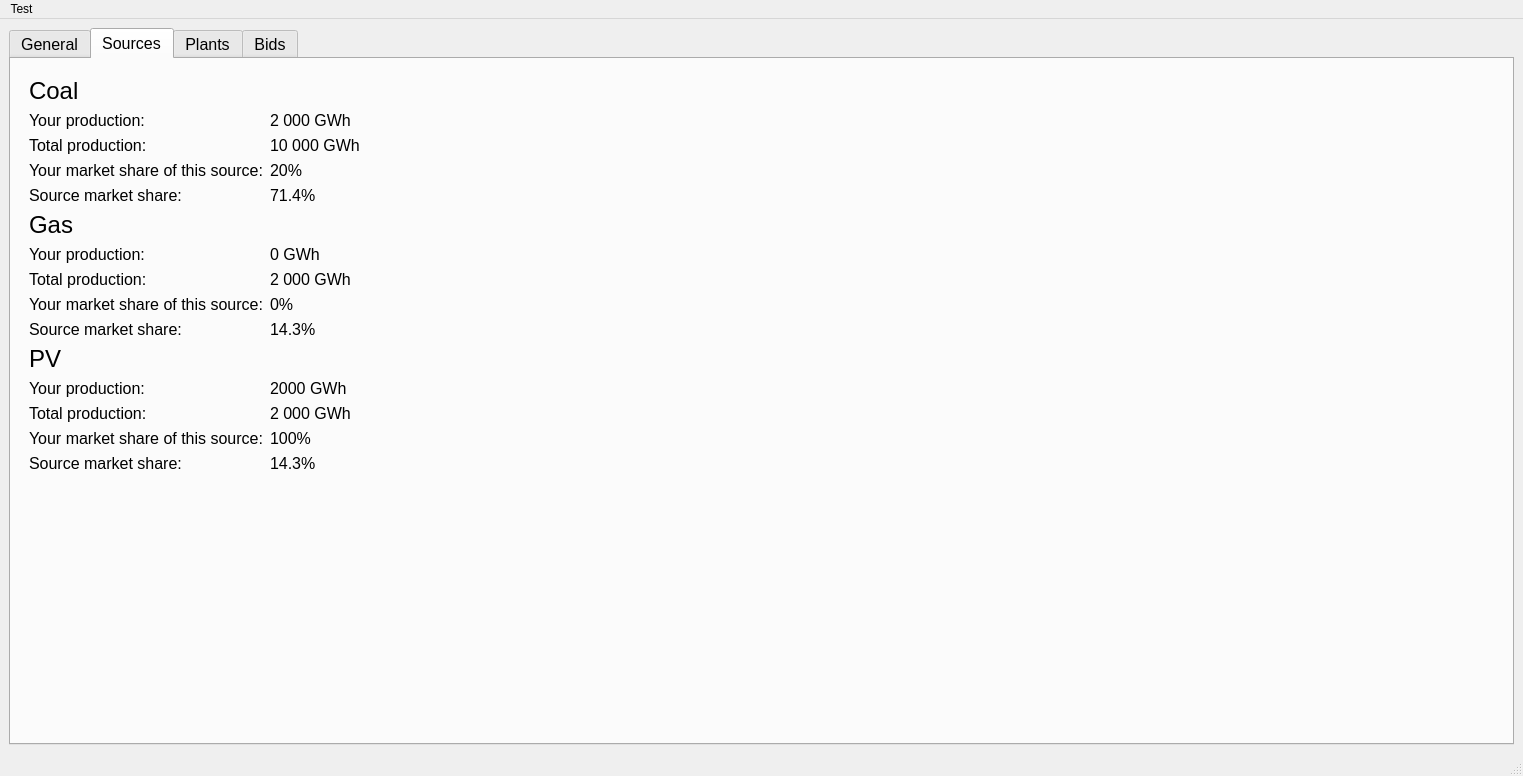
<?xml version="1.0" encoding="UTF-8"?>
<ui version="4.0">
 <class>MainWindow</class>
 <widget class="QMainWindow" name="MainWindow">
  <property name="geometry">
   <rect>
    <x>0</x>
    <y>0</y>
    <width>1523</width>
    <height>776</height>
   </rect>
  </property>
  <property name="windowTitle">
   <string>MainWindow</string>
  </property>
  <widget class="QWidget" name="centralwidget">
   <layout class="QVBoxLayout" name="verticalLayout">
    <item>
     <widget class="QTabWidget" name="tabWidget">
      <property name="font">
       <font>
        <pointsize>12</pointsize>
       </font>
      </property>
      <property name="currentIndex">
       <number>1</number>
      </property>
      <widget class="QWidget" name="tab">
       <attribute name="title">
        <string>General</string>
       </attribute>
       <layout class="QHBoxLayout" name="horizontalLayout">
        <item>
         <layout class="QGridLayout" name="gridLayout" columnstretch="0,0">
          <property name="sizeConstraint">
           <enum>QLayout::SetDefaultConstraint</enum>
          </property>
          <item row="11" column="1">
           <widget class="QLabel" name="label_32">
            <property name="font">
             <font>
              <pointsize>18</pointsize>
             </font>
            </property>
            <property name="text">
             <string>0.0 GWh</string>
            </property>
           </widget>
          </item>
          <item row="10" column="0">
           <widget class="QLabel" name="label_27">
            <property name="font">
             <font>
              <pointsize>18</pointsize>
             </font>
            </property>
            <property name="text">
             <string>Coal price:</string>
            </property>
           </widget>
          </item>
          <item row="7" column="1">
           <widget class="QLabel" name="label_22">
            <property name="font">
             <font>
              <pointsize>18</pointsize>
             </font>
            </property>
            <property name="text">
             <string>1 077.5 MNOK</string>
            </property>
           </widget>
          </item>
          <item row="6" column="1">
           <widget class="QLabel" name="label_20">
            <property name="font">
             <font>
              <pointsize>18</pointsize>
             </font>
            </property>
            <property name="text">
             <string>1 868.1 MNOK</string>
            </property>
           </widget>
          </item>
          <item row="6" column="0">
           <widget class="QLabel" name="label_19">
            <property name="font">
             <font>
              <pointsize>18</pointsize>
             </font>
            </property>
            <property name="text">
             <string>Cost:</string>
            </property>
           </widget>
          </item>
          <item row="7" column="0">
           <widget class="QLabel" name="label_21">
            <property name="font">
             <font>
              <pointsize>18</pointsize>
             </font>
            </property>
            <property name="text">
             <string>Taxes:</string>
            </property>
           </widget>
          </item>
          <item row="8" column="1">
           <widget class="QLabel" name="label_24">
            <property name="font">
             <font>
              <pointsize>18</pointsize>
             </font>
            </property>
            <property name="text">
             <string>2 154 960.0 TON CO2eq</string>
            </property>
           </widget>
          </item>
          <item row="9" column="1">
           <widget class="QLabel" name="label_26">
            <property name="font">
             <font>
              <pointsize>18</pointsize>
             </font>
            </property>
            <property name="text">
             <string>25.0 NOK/MWh</string>
            </property>
           </widget>
          </item>
          <item row="8" column="0">
           <widget class="QLabel" name="label_23">
            <property name="font">
             <font>
              <pointsize>18</pointsize>
             </font>
            </property>
            <property name="text">
             <string>Emissions:</string>
            </property>
           </widget>
          </item>
          <item row="9" column="0">
           <widget class="QLabel" name="label_25">
            <property name="font">
             <font>
              <pointsize>18</pointsize>
             </font>
            </property>
            <property name="text">
             <string>Gas price:</string>
            </property>
           </widget>
          </item>
          <item row="4" column="0">
           <widget class="QLabel" name="label_14">
            <property name="font">
             <font>
              <pointsize>18</pointsize>
             </font>
            </property>
            <property name="text">
             <string>Profits:</string>
            </property>
           </widget>
          </item>
          <item row="3" column="0">
           <widget class="QLabel" name="label_15">
            <property name="font">
             <font>
              <pointsize>18</pointsize>
             </font>
            </property>
            <property name="text">
             <string>Production:</string>
            </property>
           </widget>
          </item>
          <item row="3" column="1">
           <widget class="QLabel" name="label_16">
            <property name="font">
             <font>
              <pointsize>18</pointsize>
             </font>
            </property>
            <property name="text">
             <string>2 628.0 GWh</string>
            </property>
           </widget>
          </item>
          <item row="12" column="0">
           <widget class="QLabel" name="label_29">
            <property name="font">
             <font>
              <pointsize>18</pointsize>
             </font>
            </property>
            <property name="text">
             <string>Coal production:</string>
            </property>
           </widget>
          </item>
          <item row="11" column="0">
           <widget class="QLabel" name="label_28">
            <property name="font">
             <font>
              <pointsize>18</pointsize>
             </font>
            </property>
            <property name="text">
             <string>Gas production:</string>
            </property>
           </widget>
          </item>
          <item row="0" column="0">
           <widget class="QLabel" name="label_7">
            <property name="font">
             <font>
              <pointsize>18</pointsize>
             </font>
            </property>
            <property name="text">
             <string>Hours bid on:</string>
            </property>
           </widget>
          </item>
          <item row="5" column="1">
           <widget class="QLabel" name="label_18">
            <property name="font">
             <font>
              <pointsize>18</pointsize>
             </font>
            </property>
            <property name="text">
             <string>4 380.1 MNOK</string>
            </property>
           </widget>
          </item>
          <item row="2" column="1">
           <widget class="QLabel" name="label_13">
            <property name="font">
             <font>
              <pointsize>18</pointsize>
             </font>
            </property>
            <property name="text">
             <string>600.0/600.0 MW</string>
            </property>
           </widget>
          </item>
          <item row="1" column="0">
           <widget class="QLabel" name="label_9">
            <property name="font">
             <font>
              <pointsize>18</pointsize>
             </font>
            </property>
            <property name="text">
             <string>System price:</string>
            </property>
           </widget>
          </item>
          <item row="10" column="1">
           <widget class="QLabel" name="label_31">
            <property name="font">
             <font>
              <pointsize>18</pointsize>
             </font>
            </property>
            <property name="text">
             <string>272.8 NOK/MWh</string>
            </property>
           </widget>
          </item>
          <item row="12" column="1">
           <widget class="QLabel" name="label_33">
            <property name="font">
             <font>
              <pointsize>18</pointsize>
             </font>
            </property>
            <property name="text">
             <string>8 760.0 GWh</string>
            </property>
           </widget>
          </item>
          <item row="4" column="1">
           <widget class="QLabel" name="label_17">
            <property name="font">
             <font>
              <pointsize>18</pointsize>
             </font>
            </property>
            <property name="text">
             <string>1 434.5 MNOK</string>
            </property>
           </widget>
          </item>
          <item row="0" column="1">
           <widget class="QLabel" name="label_8">
            <property name="font">
             <font>
              <pointsize>18</pointsize>
             </font>
            </property>
            <property name="text">
             <string>1000 hours</string>
            </property>
           </widget>
          </item>
          <item row="5" column="0">
           <widget class="QLabel" name="label_11">
            <property name="font">
             <font>
              <pointsize>18</pointsize>
             </font>
            </property>
            <property name="text">
             <string>Revenue:</string>
            </property>
           </widget>
          </item>
          <item row="1" column="1">
           <widget class="QLabel" name="label_10">
            <property name="font">
             <font>
              <pointsize>18</pointsize>
             </font>
            </property>
            <property name="text">
             <string>1667.7 NOK/MWh</string>
            </property>
           </widget>
          </item>
          <item row="2" column="0">
           <widget class="QLabel" name="label_12">
            <property name="font">
             <font>
              <pointsize>18</pointsize>
             </font>
            </property>
            <property name="text">
             <string>Used capacity</string>
            </property>
           </widget>
          </item>
          <item row="13" column="1">
           <spacer name="verticalSpacer_2">
            <property name="orientation">
             <enum>Qt::Vertical</enum>
            </property>
            <property name="sizeHint" stdset="0">
             <size>
              <width>20</width>
              <height>40</height>
             </size>
            </property>
           </spacer>
          </item>
         </layout>
        </item>
        <item>
         <widget class="QGraphicsView" name="graphicsView">
          <property name="toolTip">
           <string>Plot av bids eller performane</string>
          </property>
         </widget>
        </item>
       </layout>
      </widget>
      <widget class="QWidget" name="tab_2">
       <attribute name="title">
        <string>Sources</string>
       </attribute>
       <layout class="QVBoxLayout" name="verticalLayout_2">
        <item>
         <layout class="QHBoxLayout" name="horizontalLayout_5">
          <property name="bottomMargin">
           <number>0</number>
          </property>
          <item>
           <widget class="QFrame" name="frame">
            <property name="minimumSize">
             <size>
              <width>0</width>
              <height>100</height>
             </size>
            </property>
            <property name="frameShape">
             <enum>QFrame::NoFrame</enum>
            </property>
            <property name="frameShadow">
             <enum>QFrame::Raised</enum>
            </property>
            <layout class="QVBoxLayout" name="verticalLayout_4">
             <item>
              <widget class="QLabel" name="label_44">
               <property name="font">
                <font>
                 <pointsize>18</pointsize>
                </font>
               </property>
               <property name="text">
                <string>Coal</string>
               </property>
              </widget>
             </item>
             <item>
              <layout class="QGridLayout" name="gridLayout_2">
               <property name="bottomMargin">
                <number>0</number>
               </property>
               <item row="2" column="1">
                <widget class="QLabel" name="label_41">
                 <property name="font">
                  <font>
                   <pointsize>12</pointsize>
                  </font>
                 </property>
                 <property name="text">
                  <string>20%</string>
                 </property>
                </widget>
               </item>
               <item row="1" column="0">
                <widget class="QLabel" name="label_38">
                 <property name="font">
                  <font>
                   <pointsize>12</pointsize>
                  </font>
                 </property>
                 <property name="text">
                  <string>Total production:</string>
                 </property>
                </widget>
               </item>
               <item row="2" column="0">
                <widget class="QLabel" name="label_37">
                 <property name="font">
                  <font>
                   <pointsize>12</pointsize>
                  </font>
                 </property>
                 <property name="text">
                  <string>Your market share of this source:</string>
                 </property>
                </widget>
               </item>
               <item row="0" column="1">
                <widget class="QLabel" name="label_40">
                 <property name="font">
                  <font>
                   <pointsize>12</pointsize>
                  </font>
                 </property>
                 <property name="text">
                  <string>2 000 GWh</string>
                 </property>
                </widget>
               </item>
               <item row="1" column="1">
                <widget class="QLabel" name="label_39">
                 <property name="font">
                  <font>
                   <pointsize>12</pointsize>
                  </font>
                 </property>
                 <property name="text">
                  <string>10 000 GWh</string>
                 </property>
                </widget>
               </item>
               <item row="0" column="0">
                <widget class="QLabel" name="label_36">
                 <property name="font">
                  <font>
                   <pointsize>12</pointsize>
                  </font>
                 </property>
                 <property name="text">
                  <string>Your production:</string>
                 </property>
                </widget>
               </item>
               <item row="3" column="0">
                <widget class="QLabel" name="label_42">
                 <property name="font">
                  <font>
                   <pointsize>12</pointsize>
                  </font>
                 </property>
                 <property name="text">
                  <string>Source market share:</string>
                 </property>
                </widget>
               </item>
               <item row="3" column="1">
                <widget class="QLabel" name="label_43">
                 <property name="font">
                  <font>
                   <pointsize>12</pointsize>
                  </font>
                 </property>
                 <property name="text">
                  <string>71.4%</string>
                 </property>
                </widget>
               </item>
              </layout>
             </item>
             <item>
              <widget class="QLabel" name="label_3">
               <property name="font">
                <font>
                 <pointsize>18</pointsize>
                </font>
               </property>
               <property name="text">
                <string>Gas</string>
               </property>
              </widget>
             </item>
             <item>
              <layout class="QGridLayout" name="gridLayout_3">
               <property name="bottomMargin">
                <number>0</number>
               </property>
               <item row="2" column="0">
                <widget class="QLabel" name="label_46">
                 <property name="font">
                  <font>
                   <pointsize>12</pointsize>
                  </font>
                 </property>
                 <property name="text">
                  <string>Total production:</string>
                 </property>
                </widget>
               </item>
               <item row="3" column="0">
                <widget class="QLabel" name="label_50">
                 <property name="font">
                  <font>
                   <pointsize>12</pointsize>
                  </font>
                 </property>
                 <property name="text">
                  <string>Your market share of this source:</string>
                 </property>
                </widget>
               </item>
               <item row="1" column="0">
                <widget class="QLabel" name="label_49">
                 <property name="font">
                  <font>
                   <pointsize>12</pointsize>
                  </font>
                 </property>
                 <property name="text">
                  <string>Your production:</string>
                 </property>
                </widget>
               </item>
               <item row="4" column="0">
                <widget class="QLabel" name="label_45">
                 <property name="font">
                  <font>
                   <pointsize>12</pointsize>
                  </font>
                 </property>
                 <property name="text">
                  <string>Source market share:</string>
                 </property>
                </widget>
               </item>
               <item row="2" column="1">
                <widget class="QLabel" name="label_47">
                 <property name="font">
                  <font>
                   <pointsize>12</pointsize>
                  </font>
                 </property>
                 <property name="text">
                  <string>2 000 GWh</string>
                 </property>
                </widget>
               </item>
               <item row="1" column="1">
                <widget class="QLabel" name="label_48">
                 <property name="font">
                  <font>
                   <pointsize>12</pointsize>
                  </font>
                 </property>
                 <property name="text">
                  <string>0 GWh</string>
                 </property>
                </widget>
               </item>
               <item row="3" column="1">
                <widget class="QLabel" name="label_51">
                 <property name="font">
                  <font>
                   <pointsize>12</pointsize>
                  </font>
                 </property>
                 <property name="text">
                  <string>0%</string>
                 </property>
                </widget>
               </item>
               <item row="4" column="1">
                <widget class="QLabel" name="label_52">
                 <property name="font">
                  <font>
                   <pointsize>12</pointsize>
                  </font>
                 </property>
                 <property name="text">
                  <string>14.3%</string>
                 </property>
                </widget>
               </item>
              </layout>
             </item>
             <item>
              <widget class="QLabel" name="label">
               <property name="font">
                <font>
                 <pointsize>18</pointsize>
                </font>
               </property>
               <property name="text">
                <string>PV</string>
               </property>
              </widget>
             </item>
             <item>
              <layout class="QGridLayout" name="gridLayout_4">
               <property name="bottomMargin">
                <number>0</number>
               </property>
               <item row="2" column="0">
                <widget class="QLabel" name="label_55">
                 <property name="font">
                  <font>
                   <pointsize>12</pointsize>
                  </font>
                 </property>
                 <property name="text">
                  <string>Your market share of this source:</string>
                 </property>
                </widget>
               </item>
               <item row="0" column="0">
                <widget class="QLabel" name="label_53">
                 <property name="font">
                  <font>
                   <pointsize>12</pointsize>
                  </font>
                 </property>
                 <property name="text">
                  <string>Your production:</string>
                 </property>
                </widget>
               </item>
               <item row="3" column="0">
                <widget class="QLabel" name="label_56">
                 <property name="font">
                  <font>
                   <pointsize>12</pointsize>
                  </font>
                 </property>
                 <property name="text">
                  <string>Source market share:</string>
                 </property>
                </widget>
               </item>
               <item row="1" column="0">
                <widget class="QLabel" name="label_54">
                 <property name="font">
                  <font>
                   <pointsize>12</pointsize>
                  </font>
                 </property>
                 <property name="text">
                  <string>Total production:</string>
                 </property>
                </widget>
               </item>
               <item row="0" column="1">
                <widget class="QLabel" name="label_57">
                 <property name="font">
                  <font>
                   <pointsize>12</pointsize>
                  </font>
                 </property>
                 <property name="text">
                  <string>2000 GWh</string>
                 </property>
                </widget>
               </item>
               <item row="1" column="1">
                <widget class="QLabel" name="label_58">
                 <property name="font">
                  <font>
                   <pointsize>12</pointsize>
                  </font>
                 </property>
                 <property name="text">
                  <string>2 000 GWh</string>
                 </property>
                </widget>
               </item>
               <item row="2" column="1">
                <widget class="QLabel" name="label_59">
                 <property name="font">
                  <font>
                   <pointsize>12</pointsize>
                  </font>
                 </property>
                 <property name="text">
                  <string>100%</string>
                 </property>
                </widget>
               </item>
               <item row="3" column="1">
                <widget class="QLabel" name="label_60">
                 <property name="font">
                  <font>
                   <pointsize>12</pointsize>
                  </font>
                 </property>
                 <property name="text">
                  <string>14.3%</string>
                 </property>
                </widget>
               </item>
              </layout>
             </item>
            </layout>
           </widget>
          </item>
          <item>
           <spacer name="horizontalSpacer">
            <property name="orientation">
             <enum>Qt::Horizontal</enum>
            </property>
            <property name="sizeHint" stdset="0">
             <size>
              <width>40</width>
              <height>20</height>
             </size>
            </property>
           </spacer>
          </item>
         </layout>
        </item>
        <item>
         <spacer name="verticalSpacer">
          <property name="orientation">
           <enum>Qt::Vertical</enum>
          </property>
          <property name="sizeHint" stdset="0">
           <size>
            <width>20</width>
            <height>40</height>
           </size>
          </property>
         </spacer>
        </item>
       </layout>
      </widget>
      <widget class="QWidget" name="tab_3">
       <attribute name="title">
        <string>Plants</string>
       </attribute>
       <layout class="QVBoxLayout" name="verticalLayout_3">
        <item>
         <layout class="QHBoxLayout" name="horizontalLayout_4">
          <item>
           <widget class="QComboBox" name="comboBox_2">
            <item>
             <property name="text">
              <string>Velge en plant</string>
             </property>
            </item>
           </widget>
          </item>
          <item>
           <spacer name="horizontalSpacer_2">
            <property name="orientation">
             <enum>Qt::Horizontal</enum>
            </property>
            <property name="sizeHint" stdset="0">
             <size>
              <width>40</width>
              <height>20</height>
             </size>
            </property>
           </spacer>
          </item>
         </layout>
        </item>
        <item>
         <widget class="QLabel" name="label_4">
          <property name="text">
           <string>Få en del informasjon om hvordan denne gjorde det?</string>
          </property>
         </widget>
        </item>
        <item>
         <widget class="QLabel" name="label_35">
          <property name="text">
           <string>Overflødig?</string>
          </property>
         </widget>
        </item>
        <item>
         <spacer name="verticalSpacer_3">
          <property name="orientation">
           <enum>Qt::Vertical</enum>
          </property>
          <property name="sizeHint" stdset="0">
           <size>
            <width>20</width>
            <height>40</height>
           </size>
          </property>
         </spacer>
        </item>
       </layout>
      </widget>
      <widget class="QWidget" name="tab_4">
       <attribute name="title">
        <string>Bids</string>
       </attribute>
       <layout class="QHBoxLayout" name="horizontalLayout_2">
        <item>
         <widget class="QLabel" name="label_5">
          <property name="text">
           <string>Få en liste av alle bids</string>
          </property>
         </widget>
        </item>
        <item>
         <widget class="QLabel" name="label_6">
          <property name="text">
           <string>Vise graf med bids</string>
          </property>
         </widget>
        </item>
       </layout>
      </widget>
     </widget>
    </item>
   </layout>
  </widget>
  <widget class="QMenuBar" name="menubar">
   <property name="geometry">
    <rect>
     <x>0</x>
     <y>0</y>
     <width>1523</width>
     <height>21</height>
    </rect>
   </property>
   <widget class="QMenu" name="menuTest">
    <property name="title">
     <string>Test</string>
    </property>
   </widget>
   <addaction name="menuTest"/>
  </widget>
  <widget class="QStatusBar" name="statusbar"/>
  <action name="actionSettings">
   <property name="text">
    <string>Settings</string>
   </property>
  </action>
 </widget>
 <resources/>
 <connections/>
</ui>
